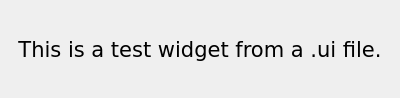
<?xml version="1.0" encoding="UTF-8"?>
<ui version="4.0">
 <class>Form</class>
 <widget class="QWidget" name="Form">
  <property name="geometry">
   <rect>
    <x>0</x>
    <y>0</y>
    <width>400</width>
    <height>98</height>
   </rect>
  </property>
  <property name="windowTitle">
   <string>Form</string>
  </property>
  <layout class="QVBoxLayout" name="verticalLayout">
   <item>
    <widget class="QLabel" name="label">
     <property name="font">
      <font>
       <family>DejaVu Sans</family>
       <pointsize>16</pointsize>
      </font>
     </property>
     <property name="text">
      <string>This is a test widget from a .ui file.</string>
     </property>
     <property name="alignment">
      <set>Qt::AlignCenter</set>
     </property>
    </widget>
   </item>
  </layout>
 </widget>
 <resources/>
 <connections/>
</ui>
